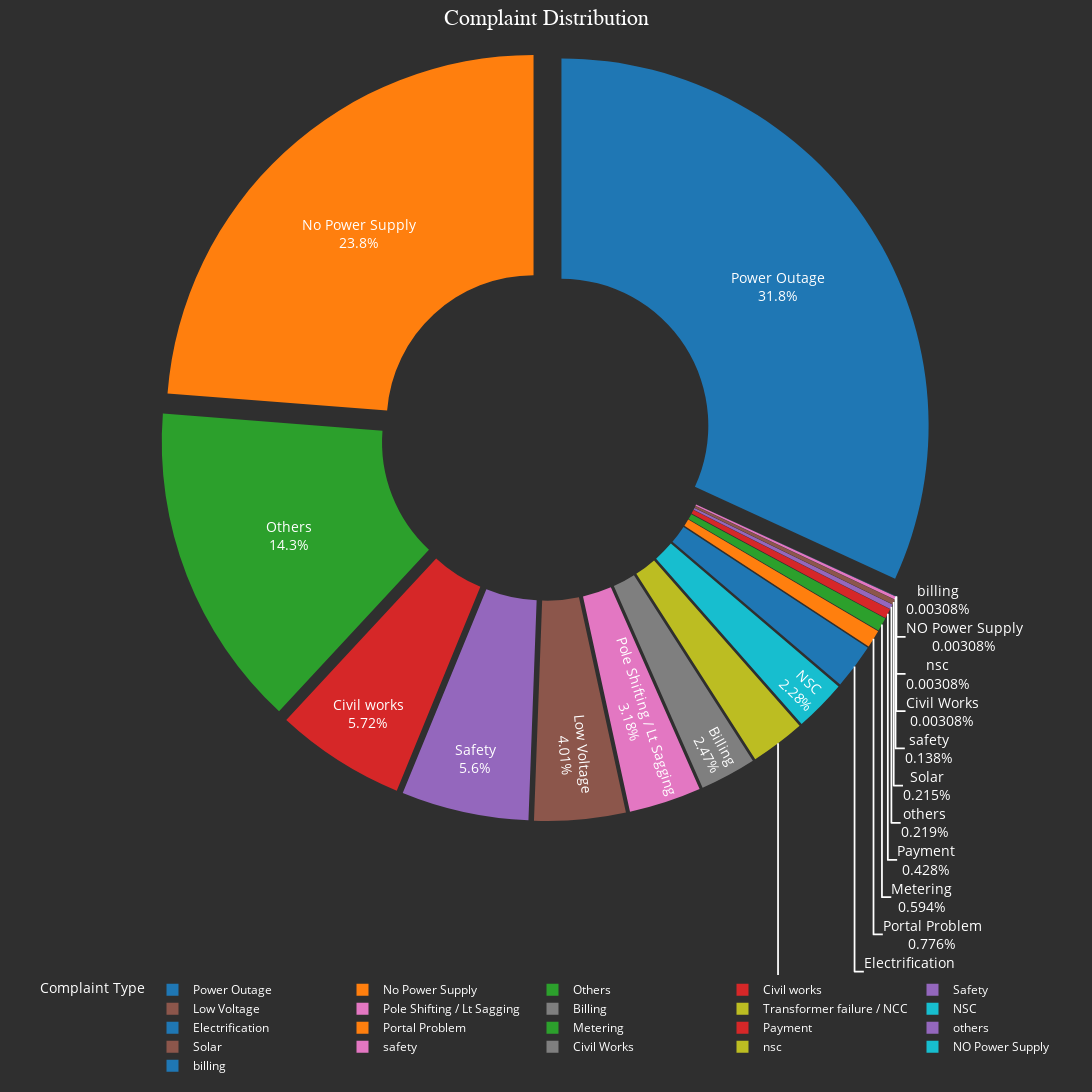

The code cell stored with this chart in its notebook:
### Code cell
plot_complaint_pie_chart(dataset_path)

### Figure 1 — Plotly figure (JSON) as saved in the notebook; plotly's stock layout.template omitted (floating-point values rounded to 4 significant figures)
{"data": [{"customdata": [["Power Outage"], ["No Power Supply"], ["Others"], ["Civil works"], ["Safety"], ["Low Voltage"], ["Pole Shifting / Lt Sagging"], ["Billing"], ["Transformer failure / NCC"], ["NSC"], ["Electrification"], ["Portal Problem"], ["Metering"], ["Payment"], ["others"], ["Solar"], ["safety"], ["Civil Works"], ["nsc"], ["NO Power Supply"], ["billing"]], "domain": {"x": [0, 1], "y": [0, 1]}, "hole": 0.4, "hovertemplate": "<b>%{label}</b><br>Count: %{value}<br>Share: %{percent}", "labels": ["Power Outage", "No Power Supply", "Others", "Civil works", "Safety", "Low Voltage", "Pole Shifting / Lt Sagging", "Billing", "Transformer failure / NCC", "NSC", "Electrification", "Portal Problem", "Metering", "Payment", "others", "Solar", "safety", "Civil Works", "nsc", "NO Power Supply", "billing"], "legendgroup": "", "marker": {"colors": ["#1f77b4", "#ff7f0e", "#2ca02c", "#d62728", "#9467bd", "#8c564b", "#e377c2", "#7f7f7f", "#bcbd22", "#17becf", "#1f77b4", "#ff7f0e", "#2ca02c", "#d62728", "#9467bd", "#8c564b", "#e377c2", "#7f7f7f", "#bcbd22", "#17becf", "#1f77b4"]}, "name": "", "pull": [0.05, 0.05, 0.05, 0.05, 0.05, 0.05, 0.05, 0.05, 0.05, 0.05, 0.05, 0.05, 0.05, 0.05, 0.05, 0.05, 0.05, 0.05, 0.05, 0.05, 0.05], "showlegend": true, "textfont": {"color": "white", "size": 14}, "textinfo": "percent+label", "type": "pie", "values": [10348, 7719, 4656, 1857, 1821, 1304, 1033, 804, 783, 742, 650, 252, 193, 139, 71, 70, 45, 1, 1, 1, 1]}], "layout": {"height": 1100, "legend": {"font": {"color": "white"}, "orientation": "h", "title": {"text": "Complaint Type"}, "tracegroupgap": 0, "x": 0.5, "xanchor": "center", "y": -0.2}, "margin": {"b": 50, "l": 50, "r": 50, "t": 50}, "paper_bgcolor": "#2f2f2f", "piecolorway": ["#1f77b4", "#ff7f0e", "#2ca02c", "#d62728", "#9467bd", "#8c564b", "#e377c2", "#7f7f7f", "#bcbd22", "#17becf"], "plot_bgcolor": "#2f2f2f", "title": {"font": {"color": "white", "family": "Arial", "size": 22}, "text": "Complaint Distribution", "x": 0.5}, "width": 1400}}
